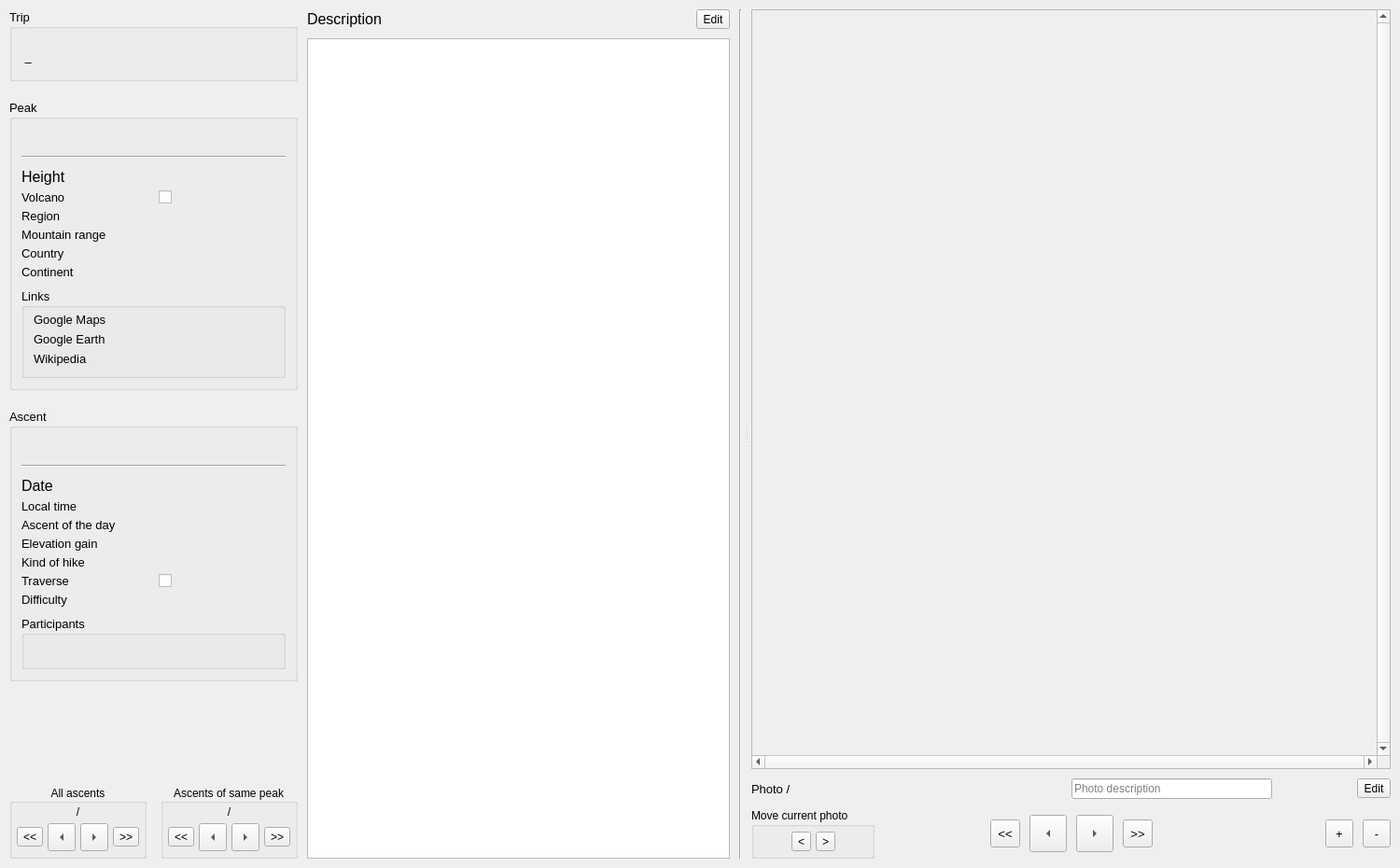
<?xml version="1.0" encoding="UTF-8"?>
<ui version="4.0">
 <class>AscentViewer</class>
 <widget class="QDialog" name="AscentViewer">
  <property name="geometry">
   <rect>
    <x>0</x>
    <y>0</y>
    <width>1500</width>
    <height>930</height>
   </rect>
  </property>
  <property name="windowTitle">
   <string>Ascent viewer</string>
  </property>
  <layout class="QHBoxLayout" name="mainLayout" stretch="0,1">
   <property name="spacing">
    <number>10</number>
   </property>
   <property name="leftMargin">
    <number>10</number>
   </property>
   <property name="topMargin">
    <number>10</number>
   </property>
   <property name="rightMargin">
    <number>10</number>
   </property>
   <property name="bottomMargin">
    <number>10</number>
   </property>
   <item>
    <layout class="QVBoxLayout" name="infoLayout">
     <property name="spacing">
      <number>20</number>
     </property>
     <item>
      <widget class="QGroupBox" name="tripInfoBox">
       <property name="font">
        <font>
         <pointsize>10</pointsize>
        </font>
       </property>
       <property name="contextMenuPolicy">
        <enum>Qt::CustomContextMenu</enum>
       </property>
       <property name="title">
        <string>Trip</string>
       </property>
       <layout class="QVBoxLayout" name="tripInfoBoxLayout">
        <property name="spacing">
         <number>5</number>
        </property>
        <property name="leftMargin">
         <number>10</number>
        </property>
        <property name="topMargin">
         <number>5</number>
        </property>
        <property name="rightMargin">
         <number>10</number>
        </property>
        <property name="bottomMargin">
         <number>10</number>
        </property>
        <item>
         <widget class="QLabel" name="tripNameLabel">
          <property name="font">
           <font>
            <pointsize>12</pointsize>
           </font>
          </property>
          <property name="text">
           <string notr="true">&lt;TripName&gt;</string>
          </property>
          <property name="wordWrap">
           <bool>true</bool>
          </property>
         </widget>
        </item>
        <item>
         <widget class="QLabel" name="tripDatesLabel">
          <property name="font">
           <font>
            <pointsize>10</pointsize>
           </font>
          </property>
          <property name="text">
           <string notr="true">&lt;TripStartDate&gt; – &lt;TripEndDate&gt;</string>
          </property>
         </widget>
        </item>
       </layout>
      </widget>
     </item>
     <item>
      <widget class="QGroupBox" name="peakInfoBox">
       <property name="font">
        <font>
         <pointsize>10</pointsize>
        </font>
       </property>
       <property name="contextMenuPolicy">
        <enum>Qt::CustomContextMenu</enum>
       </property>
       <property name="title">
        <string>Peak</string>
       </property>
       <layout class="QVBoxLayout" name="peakInfoBoxLayout">
        <property name="spacing">
         <number>10</number>
        </property>
        <property name="leftMargin">
         <number>10</number>
        </property>
        <property name="topMargin">
         <number>5</number>
        </property>
        <property name="rightMargin">
         <number>10</number>
        </property>
        <property name="bottomMargin">
         <number>10</number>
        </property>
        <item>
         <widget class="QLabel" name="peakNameLabel">
          <property name="font">
           <font>
            <pointsize>16</pointsize>
           </font>
          </property>
          <property name="text">
           <string notr="true">&lt;PeakName&gt;</string>
          </property>
          <property name="wordWrap">
           <bool>true</bool>
          </property>
         </widget>
        </item>
        <item>
         <widget class="Line" name="peakInfoLine">
          <property name="orientation">
           <enum>Qt::Horizontal</enum>
          </property>
         </widget>
        </item>
        <item>
         <layout class="QGridLayout" name="peakInfoLayout" columnstretch="1,1">
          <property name="horizontalSpacing">
           <number>10</number>
          </property>
          <property name="verticalSpacing">
           <number>5</number>
          </property>
          <item row="0" column="0">
           <widget class="QLabel" name="peakHeightLegendLabel">
            <property name="font">
             <font>
              <pointsize>12</pointsize>
             </font>
            </property>
            <property name="text">
             <string>Height</string>
            </property>
           </widget>
          </item>
          <item row="0" column="1">
           <widget class="QLabel" name="peakHeightLabel">
            <property name="font">
             <font>
              <pointsize>12</pointsize>
             </font>
            </property>
            <property name="text">
             <string notr="true">&lt;PeakHeight&gt;</string>
            </property>
           </widget>
          </item>
          <item row="1" column="0">
           <widget class="QLabel" name="peakVolcanoLegendLabel">
            <property name="font">
             <font>
              <pointsize>10</pointsize>
             </font>
            </property>
            <property name="text">
             <string>Volcano</string>
            </property>
           </widget>
          </item>
          <item row="1" column="1">
           <widget class="QCheckBox" name="peakVolcanoCheckbox">
            <property name="font">
             <font>
              <pointsize>10</pointsize>
             </font>
            </property>
            <property name="focusPolicy">
             <enum>Qt::NoFocus</enum>
            </property>
           </widget>
          </item>
          <item row="2" column="0">
           <widget class="QLabel" name="peakRegionLegendLabel">
            <property name="font">
             <font>
              <pointsize>10</pointsize>
             </font>
            </property>
            <property name="text">
             <string>Region</string>
            </property>
           </widget>
          </item>
          <item row="2" column="1">
           <widget class="QLabel" name="peakRegionLabel">
            <property name="font">
             <font>
              <pointsize>10</pointsize>
             </font>
            </property>
            <property name="text">
             <string notr="true">&lt;PeakRegionName&gt;</string>
            </property>
            <property name="wordWrap">
             <bool>true</bool>
            </property>
           </widget>
          </item>
          <item row="3" column="0">
           <widget class="QLabel" name="peakRangeLegendLabel">
            <property name="font">
             <font>
              <pointsize>10</pointsize>
             </font>
            </property>
            <property name="text">
             <string>Mountain range</string>
            </property>
           </widget>
          </item>
          <item row="3" column="1">
           <widget class="QLabel" name="peakRangeLabel">
            <property name="font">
             <font>
              <pointsize>10</pointsize>
             </font>
            </property>
            <property name="text">
             <string notr="true">&lt;PeakRangeName&gt;</string>
            </property>
            <property name="wordWrap">
             <bool>true</bool>
            </property>
           </widget>
          </item>
          <item row="4" column="0">
           <widget class="QLabel" name="peakCountryLegendLabel">
            <property name="font">
             <font>
              <pointsize>10</pointsize>
             </font>
            </property>
            <property name="text">
             <string>Country</string>
            </property>
           </widget>
          </item>
          <item row="4" column="1">
           <widget class="QLabel" name="peakCountryLabel">
            <property name="font">
             <font>
              <pointsize>10</pointsize>
             </font>
            </property>
            <property name="text">
             <string notr="true">&lt;PeakRegionCountryName&gt;</string>
            </property>
            <property name="wordWrap">
             <bool>true</bool>
            </property>
           </widget>
          </item>
          <item row="5" column="0">
           <widget class="QLabel" name="peakContinentLegendLabel">
            <property name="font">
             <font>
              <pointsize>10</pointsize>
             </font>
            </property>
            <property name="text">
             <string>Continent</string>
            </property>
           </widget>
          </item>
          <item row="5" column="1">
           <widget class="QLabel" name="peakContinentLabel">
            <property name="font">
             <font>
              <pointsize>10</pointsize>
             </font>
            </property>
            <property name="text">
             <string notr="true">&lt;PeakRegionRangeContinent&gt;</string>
            </property>
           </widget>
          </item>
         </layout>
        </item>
        <item>
         <widget class="QGroupBox" name="peakLinksBox">
          <property name="font">
           <font>
            <pointsize>10</pointsize>
           </font>
          </property>
          <property name="title">
           <string>Links</string>
          </property>
          <layout class="QVBoxLayout" name="peakLinksBoxLayout">
           <property name="leftMargin">
            <number>10</number>
           </property>
           <property name="topMargin">
            <number>5</number>
           </property>
           <property name="rightMargin">
            <number>10</number>
           </property>
           <property name="bottomMargin">
            <number>10</number>
           </property>
           <item>
            <widget class="QLabel" name="peakMapsLinkLabel">
             <property name="font">
              <font>
               <pointsize>10</pointsize>
              </font>
             </property>
             <property name="text">
              <string>Google Maps</string>
             </property>
             <property name="textFormat">
              <enum>Qt::MarkdownText</enum>
             </property>
             <property name="openExternalLinks">
              <bool>true</bool>
             </property>
            </widget>
           </item>
           <item>
            <widget class="QLabel" name="peakEarthLinkLabel">
             <property name="font">
              <font>
               <pointsize>10</pointsize>
              </font>
             </property>
             <property name="text">
              <string>Google Earth</string>
             </property>
             <property name="textFormat">
              <enum>Qt::MarkdownText</enum>
             </property>
             <property name="openExternalLinks">
              <bool>true</bool>
             </property>
            </widget>
           </item>
           <item>
            <widget class="QLabel" name="peakWikipediaLinkLabel">
             <property name="font">
              <font>
               <pointsize>10</pointsize>
              </font>
             </property>
             <property name="text">
              <string>Wikipedia</string>
             </property>
             <property name="textFormat">
              <enum>Qt::MarkdownText</enum>
             </property>
             <property name="openExternalLinks">
              <bool>true</bool>
             </property>
            </widget>
           </item>
          </layout>
         </widget>
        </item>
       </layout>
      </widget>
     </item>
     <item>
      <widget class="QGroupBox" name="ascentInfoBox">
       <property name="font">
        <font>
         <pointsize>10</pointsize>
        </font>
       </property>
       <property name="contextMenuPolicy">
        <enum>Qt::CustomContextMenu</enum>
       </property>
       <property name="title">
        <string>Ascent</string>
       </property>
       <layout class="QVBoxLayout" name="ascentsInfoBoxLayout">
        <property name="spacing">
         <number>10</number>
        </property>
        <property name="leftMargin">
         <number>10</number>
        </property>
        <property name="topMargin">
         <number>5</number>
        </property>
        <property name="rightMargin">
         <number>10</number>
        </property>
        <property name="bottomMargin">
         <number>10</number>
        </property>
        <item>
         <widget class="QLabel" name="ascentTitleLabel">
          <property name="font">
           <font>
            <pointsize>16</pointsize>
           </font>
          </property>
          <property name="text">
           <string notr="true">&lt;AscentTitle&gt;</string>
          </property>
          <property name="wordWrap">
           <bool>true</bool>
          </property>
         </widget>
        </item>
        <item>
         <widget class="Line" name="ascentInfoLine">
          <property name="orientation">
           <enum>Qt::Horizontal</enum>
          </property>
         </widget>
        </item>
        <item>
         <layout class="QGridLayout" name="ascentInfoLayout" columnstretch="1,1">
          <property name="horizontalSpacing">
           <number>10</number>
          </property>
          <property name="verticalSpacing">
           <number>5</number>
          </property>
          <item row="0" column="0">
           <widget class="QLabel" name="ascentDateLegendLabel">
            <property name="font">
             <font>
              <pointsize>12</pointsize>
             </font>
            </property>
            <property name="text">
             <string>Date</string>
            </property>
           </widget>
          </item>
          <item row="0" column="1">
           <widget class="QLabel" name="ascentDateLabel">
            <property name="font">
             <font>
              <pointsize>12</pointsize>
             </font>
            </property>
            <property name="text">
             <string notr="true">&lt;AscentDate&gt;</string>
            </property>
           </widget>
          </item>
          <item row="1" column="0">
           <widget class="QLabel" name="ascentTimeLegendLabel">
            <property name="font">
             <font>
              <pointsize>10</pointsize>
             </font>
            </property>
            <property name="text">
             <string>Local time</string>
            </property>
           </widget>
          </item>
          <item row="1" column="1">
           <widget class="QLabel" name="ascentTimeLabel">
            <property name="font">
             <font>
              <pointsize>10</pointsize>
             </font>
            </property>
            <property name="text">
             <string notr="true">&lt;AscentTime&gt;</string>
            </property>
           </widget>
          </item>
          <item row="2" column="0">
           <widget class="QLabel" name="ascentPeakOnDayLegendLabel">
            <property name="font">
             <font>
              <pointsize>10</pointsize>
             </font>
            </property>
            <property name="text">
             <string>Ascent of the day</string>
            </property>
           </widget>
          </item>
          <item row="2" column="1">
           <widget class="QLabel" name="ascentPeakOnDayLabel">
            <property name="font">
             <font>
              <pointsize>10</pointsize>
             </font>
            </property>
            <property name="text">
             <string notr="true">&lt;AscentPeakOnDay&gt;</string>
            </property>
           </widget>
          </item>
          <item row="3" column="0">
           <widget class="QLabel" name="ascentElevationGainLegendLabel">
            <property name="font">
             <font>
              <pointsize>10</pointsize>
             </font>
            </property>
            <property name="text">
             <string>Elevation gain</string>
            </property>
           </widget>
          </item>
          <item row="3" column="1">
           <widget class="QLabel" name="ascentElevationGainLabel">
            <property name="font">
             <font>
              <pointsize>10</pointsize>
             </font>
            </property>
            <property name="text">
             <string notr="true">&lt;AscentElevationGain&gt;</string>
            </property>
           </widget>
          </item>
          <item row="4" column="0">
           <widget class="QLabel" name="ascentHikeKindLegendLabel">
            <property name="font">
             <font>
              <pointsize>10</pointsize>
             </font>
            </property>
            <property name="text">
             <string>Kind of hike</string>
            </property>
           </widget>
          </item>
          <item row="4" column="1">
           <widget class="QLabel" name="ascentHikeKindLabel">
            <property name="font">
             <font>
              <pointsize>10</pointsize>
             </font>
            </property>
            <property name="text">
             <string notr="true">&lt;AscentHikeKind&gt;</string>
            </property>
           </widget>
          </item>
          <item row="5" column="0">
           <widget class="QLabel" name="ascentTraverseLegendLabel">
            <property name="font">
             <font>
              <pointsize>10</pointsize>
             </font>
            </property>
            <property name="text">
             <string>Traverse</string>
            </property>
           </widget>
          </item>
          <item row="5" column="1">
           <widget class="QCheckBox" name="ascentTraverseCheckbox">
            <property name="font">
             <font>
              <pointsize>10</pointsize>
             </font>
            </property>
            <property name="focusPolicy">
             <enum>Qt::NoFocus</enum>
            </property>
            <property name="checkable">
             <bool>false</bool>
            </property>
           </widget>
          </item>
          <item row="6" column="0">
           <widget class="QLabel" name="ascentDifficultyLegendLabel">
            <property name="font">
             <font>
              <pointsize>10</pointsize>
             </font>
            </property>
            <property name="text">
             <string>Difficulty</string>
            </property>
           </widget>
          </item>
          <item row="6" column="1">
           <widget class="QLabel" name="ascentDifficultyLabel">
            <property name="font">
             <font>
              <pointsize>10</pointsize>
             </font>
            </property>
            <property name="text">
             <string notr="true">&lt;AscentDifficulty&gt;</string>
            </property>
           </widget>
          </item>
         </layout>
        </item>
        <item>
         <widget class="QGroupBox" name="ascentParticipantsBox">
          <property name="title">
           <string>Participants</string>
          </property>
          <layout class="QVBoxLayout" name="ascentParticipantsBoxLayout">
           <item>
            <widget class="QLabel" name="ascentParticipantsLabel">
             <property name="text">
              <string notr="true">&lt;AscentHikersList&gt;</string>
             </property>
             <property name="wordWrap">
              <bool>true</bool>
             </property>
            </widget>
           </item>
          </layout>
         </widget>
        </item>
       </layout>
      </widget>
     </item>
     <item>
      <spacer name="infoLayoutSpacer">
       <property name="orientation">
        <enum>Qt::Vertical</enum>
       </property>
       <property name="sizeHint" stdset="0">
        <size>
         <width>0</width>
         <height>0</height>
        </size>
       </property>
      </spacer>
     </item>
     <item>
      <layout class="QHBoxLayout" name="ascentNavigationLayout">
       <property name="spacing">
        <number>15</number>
       </property>
       <item>
        <widget class="QGroupBox" name="allAscentsNavigationBox">
         <property name="title">
          <string>All ascents</string>
         </property>
         <property name="alignment">
          <set>Qt::AlignCenter</set>
         </property>
         <layout class="QVBoxLayout" name="allAscentsNagivationBoxLayout">
          <property name="spacing">
           <number>5</number>
          </property>
          <property name="leftMargin">
           <number>5</number>
          </property>
          <property name="topMargin">
           <number>2</number>
          </property>
          <property name="rightMargin">
           <number>5</number>
          </property>
          <property name="bottomMargin">
           <number>5</number>
          </property>
          <item>
           <widget class="QLabel" name="allAscentsNumberLabel">
            <property name="sizePolicy">
             <sizepolicy hsizetype="Preferred" vsizetype="Fixed">
              <horstretch>0</horstretch>
              <verstretch>0</verstretch>
             </sizepolicy>
            </property>
            <property name="text">
             <string notr="true">&lt;n&gt; / &lt;N&gt;</string>
            </property>
            <property name="alignment">
             <set>Qt::AlignHCenter|Qt::AlignTop</set>
            </property>
           </widget>
          </item>
          <item>
           <layout class="QHBoxLayout" name="allAscentsNavigationButtonLayout">
            <property name="spacing">
             <number>5</number>
            </property>
            <item>
             <spacer name="allAscentsNavigationButtonLayoutLeftSpacer">
              <property name="orientation">
               <enum>Qt::Horizontal</enum>
              </property>
              <property name="sizeHint" stdset="0">
               <size>
                <width>0</width>
                <height>0</height>
               </size>
              </property>
             </spacer>
            </item>
            <item>
             <widget class="QToolButton" name="firstAscentButton">
              <property name="toolTip">
               <string>Go to first ascent in current table order</string>
              </property>
              <property name="text">
               <string notr="true">&lt;&lt;</string>
              </property>
             </widget>
            </item>
            <item>
             <widget class="QToolButton" name="previousAscentButton">
              <property name="minimumSize">
               <size>
                <width>30</width>
                <height>30</height>
               </size>
              </property>
              <property name="font">
               <font>
                <pointsize>10</pointsize>
               </font>
              </property>
              <property name="toolTip">
               <string>Go to previous ascent in current table order</string>
              </property>
              <property name="arrowType">
               <enum>Qt::LeftArrow</enum>
              </property>
             </widget>
            </item>
            <item>
             <widget class="QToolButton" name="nextAscentButton">
              <property name="minimumSize">
               <size>
                <width>30</width>
                <height>30</height>
               </size>
              </property>
              <property name="font">
               <font>
                <pointsize>10</pointsize>
               </font>
              </property>
              <property name="toolTip">
               <string>Go to next ascent in current table order</string>
              </property>
              <property name="arrowType">
               <enum>Qt::RightArrow</enum>
              </property>
             </widget>
            </item>
            <item>
             <widget class="QToolButton" name="lastAscentButton">
              <property name="toolTip">
               <string>Go to last ascent in current table order</string>
              </property>
              <property name="text">
               <string notr="true">&gt;&gt;</string>
              </property>
             </widget>
            </item>
            <item>
             <spacer name="allAscentsNavigationButtonLayoutRightSpacer">
              <property name="orientation">
               <enum>Qt::Horizontal</enum>
              </property>
              <property name="sizeHint" stdset="0">
               <size>
                <width>0</width>
                <height>0</height>
               </size>
              </property>
             </spacer>
            </item>
           </layout>
          </item>
         </layout>
        </widget>
       </item>
       <item>
        <widget class="QGroupBox" name="ascentsOfPeakNagivationBox">
         <property name="title">
          <string>Ascents of same peak</string>
         </property>
         <property name="alignment">
          <set>Qt::AlignCenter</set>
         </property>
         <layout class="QVBoxLayout" name="ascentsOfPeakNagivationBoxLayout">
          <property name="spacing">
           <number>5</number>
          </property>
          <property name="leftMargin">
           <number>5</number>
          </property>
          <property name="topMargin">
           <number>2</number>
          </property>
          <property name="rightMargin">
           <number>5</number>
          </property>
          <property name="bottomMargin">
           <number>5</number>
          </property>
          <item>
           <widget class="QLabel" name="ascentOfPeakNumberLabel">
            <property name="sizePolicy">
             <sizepolicy hsizetype="Preferred" vsizetype="Fixed">
              <horstretch>0</horstretch>
              <verstretch>0</verstretch>
             </sizepolicy>
            </property>
            <property name="text">
             <string notr="true">&lt;n&gt; / &lt;N&gt;</string>
            </property>
            <property name="alignment">
             <set>Qt::AlignHCenter|Qt::AlignTop</set>
            </property>
           </widget>
          </item>
          <item>
           <layout class="QHBoxLayout" name="ascentsOfPeakNavigationButtonLayout">
            <property name="spacing">
             <number>5</number>
            </property>
            <item>
             <spacer name="ascentsOfPeakNavigationButtonLayoutLeftSpacer">
              <property name="orientation">
               <enum>Qt::Horizontal</enum>
              </property>
              <property name="sizeHint" stdset="0">
               <size>
                <width>0</width>
                <height>0</height>
               </size>
              </property>
             </spacer>
            </item>
            <item>
             <widget class="QToolButton" name="firstAscentOfPeakButton">
              <property name="toolTip">
               <string>Go to first ascent of the same peak in table order</string>
              </property>
              <property name="text">
               <string notr="true">&lt;&lt;</string>
              </property>
             </widget>
            </item>
            <item>
             <widget class="QToolButton" name="previousAscentOfPeakButton">
              <property name="minimumSize">
               <size>
                <width>30</width>
                <height>30</height>
               </size>
              </property>
              <property name="font">
               <font>
                <pointsize>10</pointsize>
               </font>
              </property>
              <property name="toolTip">
               <string>Go to previous ascent of the same peak in table order</string>
              </property>
              <property name="arrowType">
               <enum>Qt::LeftArrow</enum>
              </property>
             </widget>
            </item>
            <item>
             <widget class="QToolButton" name="nextAscentOfPeakButton">
              <property name="minimumSize">
               <size>
                <width>30</width>
                <height>30</height>
               </size>
              </property>
              <property name="font">
               <font>
                <pointsize>10</pointsize>
               </font>
              </property>
              <property name="toolTip">
               <string>Go to next ascent of the same peak in table order</string>
              </property>
              <property name="arrowType">
               <enum>Qt::RightArrow</enum>
              </property>
             </widget>
            </item>
            <item>
             <widget class="QToolButton" name="lastAscentOfPeakButton">
              <property name="toolTip">
               <string>Go to last ascent of the same peak in table order</string>
              </property>
              <property name="text">
               <string notr="true">&gt;&gt;</string>
              </property>
             </widget>
            </item>
            <item>
             <spacer name="ascentsOfPeakNavigationButtonLayoutRightSpacer">
              <property name="orientation">
               <enum>Qt::Horizontal</enum>
              </property>
              <property name="sizeHint" stdset="0">
               <size>
                <width>0</width>
                <height>0</height>
               </size>
              </property>
             </spacer>
            </item>
           </layout>
          </item>
         </layout>
        </widget>
       </item>
      </layout>
     </item>
    </layout>
   </item>
   <item>
    <widget class="QSplitter" name="centralSplitter">
     <property name="lineWidth">
      <number>0</number>
     </property>
     <property name="orientation">
      <enum>Qt::Horizontal</enum>
     </property>
     <property name="handleWidth">
      <number>10</number>
     </property>
     <widget class="QWidget" name="leftOfSplitterWidget">
      <layout class="QHBoxLayout" name="descriptionAndSplitterLineLayout" stretch="0,0">
       <property name="spacing">
        <number>10</number>
       </property>
       <item>
        <layout class="QVBoxLayout" name="descriptionLayout">
         <property name="spacing">
          <number>10</number>
         </property>
         <item>
          <layout class="QHBoxLayout" name="descriptionLabelLayout">
           <property name="spacing">
            <number>10</number>
           </property>
           <item>
            <widget class="QLabel" name="descriptionLabel">
             <property name="font">
              <font>
               <pointsize>12</pointsize>
              </font>
             </property>
             <property name="text">
              <string>Description</string>
             </property>
            </widget>
           </item>
           <item>
            <spacer name="descriptionLabelSpacer">
             <property name="orientation">
              <enum>Qt::Horizontal</enum>
             </property>
             <property name="sizeHint" stdset="0">
              <size>
               <width>40</width>
               <height>20</height>
              </size>
             </property>
            </spacer>
           </item>
           <item>
            <widget class="QToolButton" name="editDescriptionButton">
             <property name="toolTip">
              <string>Edit ascent description</string>
             </property>
             <property name="text">
              <string>Edit</string>
             </property>
             <property name="checkable">
              <bool>true</bool>
             </property>
            </widget>
           </item>
          </layout>
         </item>
         <item>
          <widget class="QTextBrowser" name="descriptionTextBrowser">
           <property name="sizePolicy">
            <sizepolicy hsizetype="MinimumExpanding" vsizetype="MinimumExpanding">
             <horstretch>0</horstretch>
             <verstretch>0</verstretch>
            </sizepolicy>
           </property>
           <property name="minimumSize">
            <size>
             <width>200</width>
             <height>200</height>
            </size>
           </property>
           <property name="acceptRichText">
            <bool>false</bool>
           </property>
           <property name="openExternalLinks">
            <bool>true</bool>
           </property>
          </widget>
         </item>
        </layout>
       </item>
       <item>
        <widget class="Line" name="splitterLine">
         <property name="orientation">
          <enum>Qt::Vertical</enum>
         </property>
        </widget>
       </item>
      </layout>
     </widget>
     <widget class="QWidget" name="rightOfSplitterWidget">
      <layout class="QVBoxLayout" name="photoLayout">
       <property name="spacing">
        <number>10</number>
       </property>
       <item>
        <widget class="QScrollArea" name="imageScrollArea">
         <property name="sizePolicy">
          <sizepolicy hsizetype="MinimumExpanding" vsizetype="MinimumExpanding">
           <horstretch>0</horstretch>
           <verstretch>0</verstretch>
          </sizepolicy>
         </property>
         <property name="minimumSize">
          <size>
           <width>50</width>
           <height>50</height>
          </size>
         </property>
         <property name="verticalScrollBarPolicy">
          <enum>Qt::ScrollBarAlwaysOn</enum>
         </property>
         <property name="horizontalScrollBarPolicy">
          <enum>Qt::ScrollBarAlwaysOn</enum>
         </property>
         <property name="widgetResizable">
          <bool>true</bool>
         </property>
         <widget class="QWidget" name="imageScrollAreaWidget">
          <property name="geometry">
           <rect>
            <x>0</x>
            <y>0</y>
            <width>666</width>
            <height>782</height>
           </rect>
          </property>
          <layout class="QVBoxLayout" name="imageScrollAreaLayout">
           <property name="spacing">
            <number>0</number>
           </property>
           <property name="leftMargin">
            <number>0</number>
           </property>
           <property name="topMargin">
            <number>0</number>
           </property>
           <property name="rightMargin">
            <number>0</number>
           </property>
           <property name="bottomMargin">
            <number>0</number>
           </property>
          </layout>
         </widget>
        </widget>
       </item>
       <item>
        <layout class="QHBoxLayout" name="photoInfoLayout" stretch="1,4,1">
         <property name="spacing">
          <number>20</number>
         </property>
         <item>
          <widget class="QLabel" name="photoIndexLabel">
           <property name="sizePolicy">
            <sizepolicy hsizetype="MinimumExpanding" vsizetype="Preferred">
             <horstretch>0</horstretch>
             <verstretch>0</verstretch>
            </sizepolicy>
           </property>
           <property name="font">
            <font>
             <pointsize>10</pointsize>
            </font>
           </property>
           <property name="text">
            <string notr="true">Photo &lt;n&gt;/&lt;N&gt;</string>
           </property>
          </widget>
         </item>
         <item>
          <layout class="QHBoxLayout" name="photoDescriptionLayout" stretch="1,1">
           <property name="spacing">
            <number>0</number>
           </property>
           <item>
            <widget class="QLabel" name="photoDescriptionLabel">
             <property name="sizePolicy">
              <sizepolicy hsizetype="MinimumExpanding" vsizetype="Preferred">
               <horstretch>0</horstretch>
               <verstretch>0</verstretch>
              </sizepolicy>
             </property>
             <property name="font">
              <font>
               <pointsize>10</pointsize>
              </font>
             </property>
             <property name="text">
              <string notr="true">&lt;PhotoDescription&gt;</string>
             </property>
             <property name="textFormat">
              <enum>Qt::PlainText</enum>
             </property>
             <property name="alignment">
              <set>Qt::AlignCenter</set>
             </property>
             <property name="wordWrap">
              <bool>true</bool>
             </property>
             <property name="openExternalLinks">
              <bool>true</bool>
             </property>
             <property name="textInteractionFlags">
              <set>Qt::TextBrowserInteraction</set>
             </property>
            </widget>
           </item>
           <item>
            <widget class="QLineEdit" name="photoDescriptionLineEdit">
             <property name="sizePolicy">
              <sizepolicy hsizetype="MinimumExpanding" vsizetype="Fixed">
               <horstretch>0</horstretch>
               <verstretch>0</verstretch>
              </sizepolicy>
             </property>
             <property name="placeholderText">
              <string>Photo description</string>
             </property>
            </widget>
           </item>
          </layout>
         </item>
         <item>
          <layout class="QHBoxLayout" name="photoDescriptionEditButtonLayout" stretch="1,0">
           <property name="spacing">
            <number>10</number>
           </property>
           <item>
            <spacer name="photoInfoSpacer">
             <property name="orientation">
              <enum>Qt::Horizontal</enum>
             </property>
             <property name="sizeHint" stdset="0">
              <size>
               <width>0</width>
               <height>0</height>
              </size>
             </property>
            </spacer>
           </item>
           <item>
            <widget class="QToolButton" name="editPhotoDescriptionButton">
             <property name="toolTip">
              <string>Edit photo description</string>
             </property>
             <property name="text">
              <string>Edit</string>
             </property>
             <property name="checkable">
              <bool>true</bool>
             </property>
            </widget>
           </item>
          </layout>
         </item>
        </layout>
       </item>
       <item>
        <layout class="QHBoxLayout" name="photoControlsLayout" stretch="1,0,1">
         <property name="spacing">
          <number>10</number>
         </property>
         <item>
          <layout class="QHBoxLayout" name="photoMoveControlsLayout" stretch="0,1">
           <property name="spacing">
            <number>10</number>
           </property>
           <item>
            <widget class="QGroupBox" name="photoMoveControlsBox">
             <property name="title">
              <string>Move current photo</string>
             </property>
             <property name="flat">
              <bool>false</bool>
             </property>
             <layout class="QHBoxLayout" name="photoMoveControlsBoxLayout">
              <property name="spacing">
               <number>5</number>
              </property>
              <property name="leftMargin">
               <number>5</number>
              </property>
              <property name="topMargin">
               <number>5</number>
              </property>
              <property name="rightMargin">
               <number>5</number>
              </property>
              <property name="bottomMargin">
               <number>5</number>
              </property>
              <item>
               <spacer name="photoMoveControlsBoxLeftSpacer">
                <property name="orientation">
                 <enum>Qt::Horizontal</enum>
                </property>
                <property name="sizeHint" stdset="0">
                 <size>
                  <width>0</width>
                  <height>0</height>
                 </size>
                </property>
               </spacer>
              </item>
              <item>
               <widget class="QToolButton" name="movePhotoLeftButton">
                <property name="toolTip">
                 <string>Move current photo towards the front</string>
                </property>
                <property name="text">
                 <string notr="true">&lt;</string>
                </property>
               </widget>
              </item>
              <item>
               <widget class="QToolButton" name="movePhotoRightButton">
                <property name="toolTip">
                 <string>Move current photo towards the back</string>
                </property>
                <property name="text">
                 <string notr="true">&gt;</string>
                </property>
               </widget>
              </item>
              <item>
               <spacer name="photoMoveControlsBoxRightSpacer">
                <property name="orientation">
                 <enum>Qt::Horizontal</enum>
                </property>
                <property name="sizeHint" stdset="0">
                 <size>
                  <width>0</width>
                  <height>0</height>
                 </size>
                </property>
               </spacer>
              </item>
             </layout>
            </widget>
           </item>
           <item>
            <spacer name="photoMoveControlsSpacer">
             <property name="orientation">
              <enum>Qt::Horizontal</enum>
             </property>
             <property name="sizeHint" stdset="0">
              <size>
               <width>0</width>
               <height>0</height>
              </size>
             </property>
            </spacer>
           </item>
          </layout>
         </item>
         <item>
          <layout class="QHBoxLayout" name="photoNavigationControlsLayout">
           <property name="spacing">
            <number>10</number>
           </property>
           <item>
            <widget class="QToolButton" name="firstPhotoButton">
             <property name="minimumSize">
              <size>
               <width>30</width>
               <height>30</height>
              </size>
             </property>
             <property name="font">
              <font>
               <pointsize>10</pointsize>
              </font>
             </property>
             <property name="toolTip">
              <string>Go to first photo</string>
             </property>
             <property name="text">
              <string notr="true">&lt;&lt;</string>
             </property>
            </widget>
           </item>
           <item>
            <widget class="QToolButton" name="previousPhotoButton">
             <property name="minimumSize">
              <size>
               <width>40</width>
               <height>40</height>
              </size>
             </property>
             <property name="font">
              <font>
               <pointsize>10</pointsize>
              </font>
             </property>
             <property name="toolTip">
              <string>Go to previous photo</string>
             </property>
             <property name="arrowType">
              <enum>Qt::LeftArrow</enum>
             </property>
            </widget>
           </item>
           <item>
            <widget class="QToolButton" name="nextPhotoButton">
             <property name="minimumSize">
              <size>
               <width>40</width>
               <height>40</height>
              </size>
             </property>
             <property name="font">
              <font>
               <pointsize>10</pointsize>
              </font>
             </property>
             <property name="toolTip">
              <string>Go to next photo</string>
             </property>
             <property name="arrowType">
              <enum>Qt::RightArrow</enum>
             </property>
            </widget>
           </item>
           <item>
            <widget class="QToolButton" name="lastPhotoButton">
             <property name="minimumSize">
              <size>
               <width>30</width>
               <height>30</height>
              </size>
             </property>
             <property name="font">
              <font>
               <pointsize>10</pointsize>
              </font>
             </property>
             <property name="toolTip">
              <string>Go to last photo</string>
             </property>
             <property name="text">
              <string notr="true">&gt;&gt;</string>
             </property>
            </widget>
           </item>
          </layout>
         </item>
         <item>
          <layout class="QHBoxLayout" name="photoAddRemoveControlsLayout" stretch="1,0,0">
           <property name="spacing">
            <number>10</number>
           </property>
           <item>
            <spacer name="photoAddRemoveControlsSpacer">
             <property name="orientation">
              <enum>Qt::Horizontal</enum>
             </property>
             <property name="sizeHint" stdset="0">
              <size>
               <width>0</width>
               <height>0</height>
              </size>
             </property>
            </spacer>
           </item>
           <item>
            <widget class="QToolButton" name="addPhotosButton">
             <property name="minimumSize">
              <size>
               <width>30</width>
               <height>30</height>
              </size>
             </property>
             <property name="font">
              <font>
               <pointsize>10</pointsize>
              </font>
             </property>
             <property name="toolTip">
              <string>Add one or multiple photos</string>
             </property>
             <property name="text">
              <string notr="true">+</string>
             </property>
            </widget>
           </item>
           <item>
            <widget class="QToolButton" name="removePhotoButton">
             <property name="minimumSize">
              <size>
               <width>30</width>
               <height>30</height>
              </size>
             </property>
             <property name="font">
              <font>
               <pointsize>10</pointsize>
              </font>
             </property>
             <property name="toolTip">
              <string>Remove photo</string>
             </property>
             <property name="text">
              <string notr="true">-</string>
             </property>
            </widget>
           </item>
          </layout>
         </item>
        </layout>
       </item>
      </layout>
     </widget>
    </widget>
   </item>
  </layout>
 </widget>
 <resources/>
 <connections/>
</ui>
